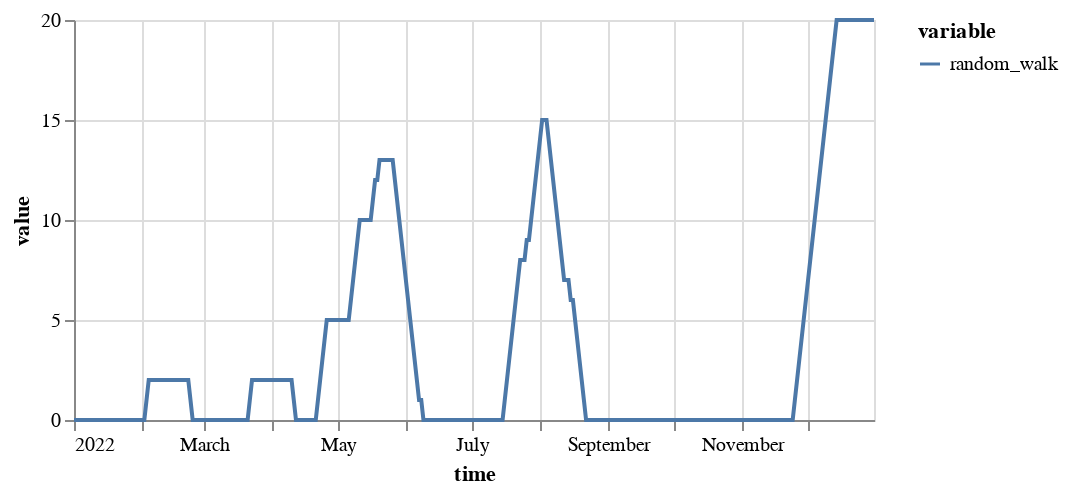

This figure's notebook cell:
### Code cell
ts_sum = anomalies_frequencies.get_number_of_anomaly_in_window(window_size='20D')

ts_sum.plot()

### Figure 1 — Vega specification as saved in the notebook (floating-point values rounded to 4 significant figures; data arrays with more than 128 entries replaced by an {"elided": "..."} marker saying what was removed)
{"$schema": "https://vega.github.io/schema/vega/v5.json", "data": [{"name": "source_0", "values": {"elided": "365 records"}, "transform": [{"type": "formula", "expr": "toDate(datum['time'])", "as": "time"}]}, {"name": "source_0_y_domain_value", "values": [{"min": 0.0, "max": 20.0}]}, {"name": "source_0_color_domain_variable", "values": [{"variable": "random_walk"}]}], "marks": [{"type": "group", "name": "layer_0_pathgroup", "from": {"facet": {"data": "source_0", "name": "faceted_path_layer_0_main", "groupby": ["variable"]}}, "encode": {"update": {"width": {"field": {"signal": null, "datum": null, "group": "width", "parent": null}}, "height": {"field": {"signal": null, "datum": null, "group": "height", "parent": null}}}}, "marks": [{"type": "line", "name": "layer_0_marks", "from": {"data": "faceted_path_layer_0_main"}, "sort": {"field": "x"}, "encode": {"update": {"y": {"field": "value", "scale": "y"}, "stroke": {"field": "variable", "scale": "color"}, "x": {"field": "time", "scale": "x"}, "defined": {"signal": "isValid(datum[\"time\"]) && isFinite(+datum[\"time\"]) && isValid(datum[\"value\"]) && isFinite(+datum[\"value\"])"}}}, "style": ["line"]}]}], "scales": [{"name": "x", "type": "time", "domain": {"data": "source_0", "field": "time"}, "range": [0, {"signal": "width"}]}, {"name": "y", "type": "linear", "domain": [{"signal": "(data(\"source_0_y_domain_value\")[0] || {}).min"}, {"signal": "(data(\"source_0_y_domain_value\")[0] || {}).max"}], "range": [{"signal": "height"}, 0], "zero": true, "nice": true}, {"name": "color", "type": "ordinal", "domain": {"data": "source_0_color_domain_variable", "field": "variable", "sort": true}, "range": "category"}], "axes": [{"scale": "x", "aria": false, "zindex": 0, "maxExtent": 0, "labels": false, "tickCount": {"signal": "ceil(width/40)"}, "ticks": false, "gridScale": "y", "grid": true, "minExtent": 0, "orient": "bottom", "domain": false}, {"scale": "y", "domain": false, "minExtent": 0, "gridScale": "x", "tickCount": {"signal": "ceil(height/40)"}, "grid": true, "labels": false, "ticks": false, "aria": false, "maxExtent": 0, "orient": "left", "zindex": 0}, {"scale": "x", "labelOverlap": true, "tickCount": {"signal": "ceil(width/40)"}, "grid": false, "title": "time", "zindex": 0, "orient": "bottom", "labelFlush": true}, {"scale": "y", "grid": false, "title": "value", "labelOverlap": true, "tickCount": {"signal": "ceil(height/40)"}, "zindex": 0, "orient": "left"}], "background": "white", "padding": 5, "width": 400, "height": 200, "legends": [{"stroke": "color", "symbolType": "stroke", "title": "variable"}], "style": "cell"}
